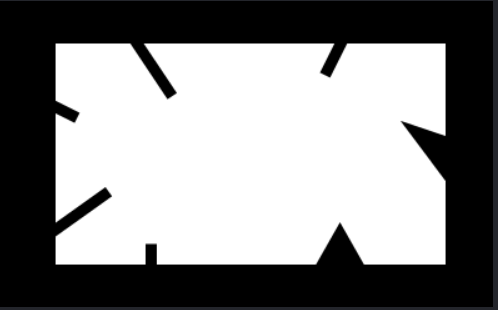
#> input picture images/ahffk.PNG, 498 x 310 px
$ python moments.py   (older library calls are emulated)
#> lines starting #> are read from the running program, lines starting #| are printed output that depends on the picture; after the words box and inside, x2 and y2 are one past the last pixel; in counts of white or black regions, pixels touching at a corner belong together
import cv2

img = cv2.imread('images/ahffk.PNG')
#> img is the input picture: shape (310, 498, 3); mean B, G, R 136.1, 136, 136

imgray = cv2.cvtColor(img, cv2.COLOR_BGR2GRAY)
ret ,thr1 = cv2.threshold(imgray, 127, 255, cv2.THRESH_BINARY)
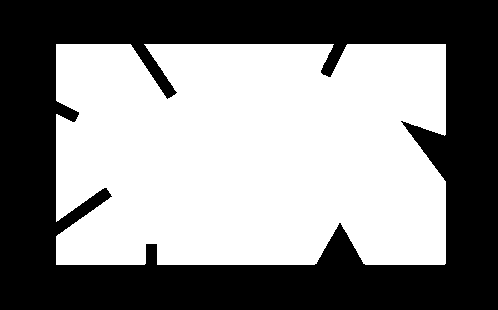
#> thr1: shape (310, 498); 53% white; 1 black region

_, contours, _ = cv2.findContours(thr1, cv2.RETR_TREE, cv2.CHAIN_APPROX_SIMPLE)
#> contours = 1 contour; box (x1, y1, x2, y2) and area: (56, 44, 446, 265) 80968

cnt = contours[0]
#> cnt = contour of 412 points, box (x1, y1, x2, y2) (56, 44, 446, 265), area 80968

epsilon1 = cv2.arcLength(cnt, True) * 0.1
#> epsilon1 = 178
approx1 = cv2.approxPolyDP(cnt, epsilon1, True)
#> approx1 = [[56, 44], [56, 264], [445, 263], [445, 44]]

cv2.drawContours(img, [approx1], -1, (255, 0, 0), 2)
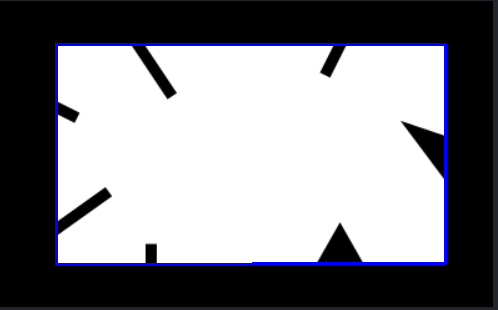
#> img: shape (310, 498, 3); 2.36% of pixels changed, all inside (x1, y1, x2, y2) = (55, 43, 447, 266)
cv2.imshow('nene', img)


# [39 lines of commented-out code are left out]
cv2.waitKey(0)
cv2.destroyAllWindows()
# [22 lines of commented-out code are left out]

$ run again, with images/england.png copied over images/ahffk.PNG
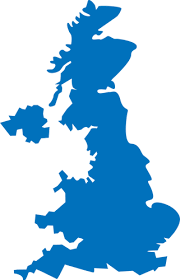
#> input picture images/england.png, 180 x 280 px
#> img is the input picture: shape (280, 180, 3); mean B, G, R 227.7, 197.1, 151.6
#> `ret ,thr1 = cv2.threshold(imgray, 127, 255, cv2.THRESH_BINARY)`:
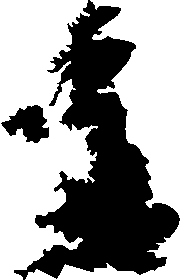
#> thr1: shape (280, 180); 60.3% white; 2 black regions
#> contours = 4 contours; box (x1, y1, x2, y2) and area: (0, 0, 98, 280) 17820, (90, 0, 180, 218) 10584, (25, 221, 180, 280) 1944, (0, 104, 50, 144) 1154
#> cnt = contour of 142 points, box (x1, y1, x2, y2) (25, 221, 180, 280), area 1944
#> epsilon1 = 49.39
#> approx1 = [[179, 221], [25, 279], [179, 279]]
#> `cv2.drawContours(img, [approx1], -1, (255, 0, 0), 2)`:
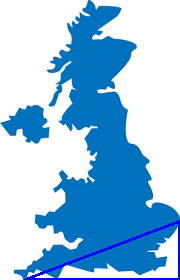
#> img: shape (280, 180, 3); 1.69% of pixels changed, all inside (x1, y1, x2, y2) = (24, 220, 180, 280)

$ run again, with images/hat.png copied over images/ahffk.PNG
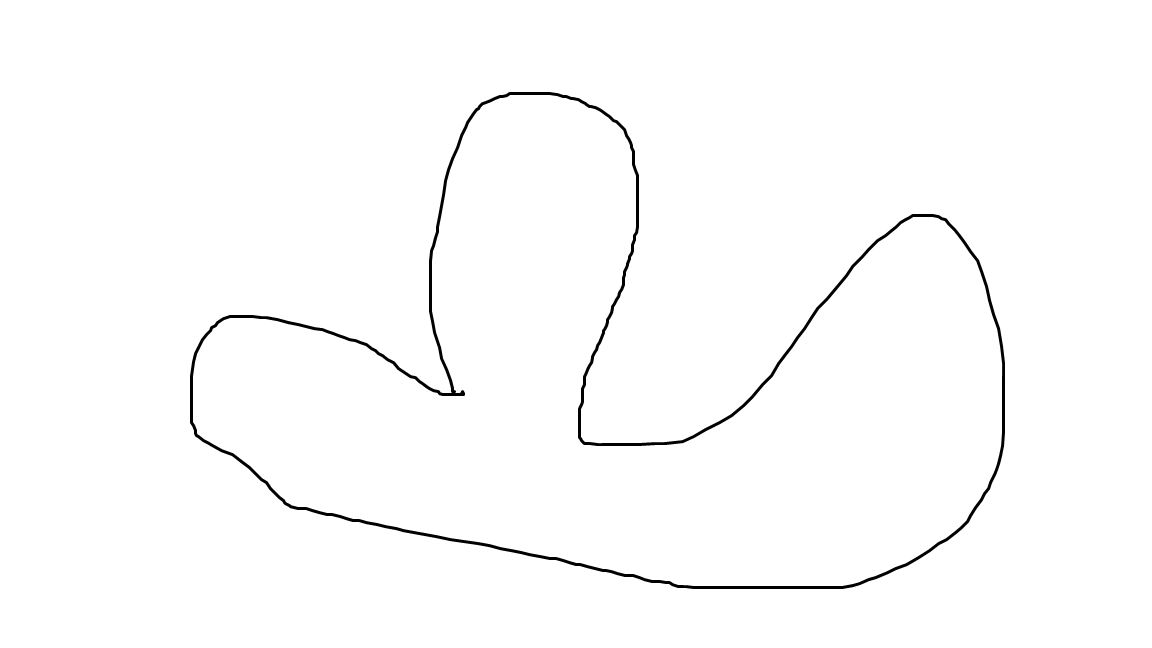
#> input picture images/hat.png, 1152 x 648 px
#> img is the input picture: shape (648, 1152, 3); min 0, max 255, mean 252.1
#> thr1: shape (648, 1152); 98.9% white; 1 black region
#> contours = 3 contours; box (x1, y1, x2, y2) and area: (0, 0, 1152, 648) 744697, (189, 91, 1006, 590) 214081, (193, 95, 1002, 586) 203012
#> cnt = [[0, 0], [0, 647], [1151, 647], [1151, 0]]
#> epsilon1 = 359.6
#> approx1 = [[0, 0], [0, 647], [1151, 647], [1151, 0]]
#> `cv2.drawContours(img, [approx1], -1, (255, 0, 0), 2)`:
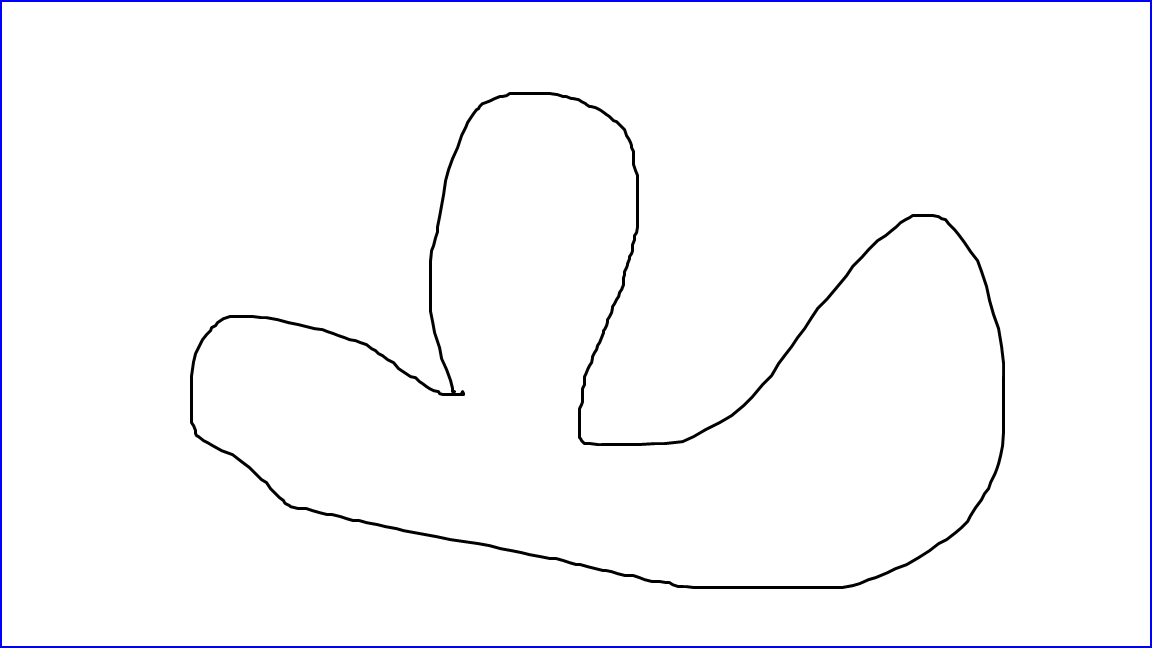
#> img: shape (648, 1152, 3); 0.96% of pixels changed, all inside (x1, y1, x2, y2) = (0, 0, 1152, 648)
